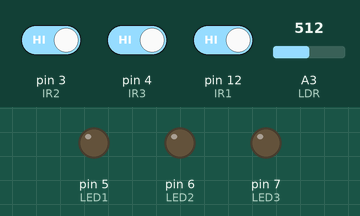
This sketch was run on a simulated Arduino Uno, built with avr-gcc and run on an emulated ATmega328P. Parts: output pins drawn as LEDs (lit = HIGH). Inputs (shaded band) come from the test bench; at power-on: pin 3 (IR2) HIGH, pin 4 (IR3) HIGH, pin 12 (IR1) HIGH, A3 (LDR) = 512. What the sketch prints to the serial monitor is not drawn.

Above: at 1.3 s.
1.4 s: pin 3 (IR2) driven LOW
At 2.4 s:
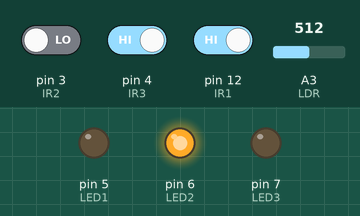
3.0 s: pin 4 (IR3) driven LOW
At 3.7 s:
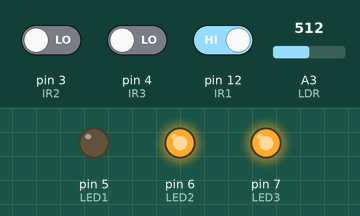
4.6 s: pin 12 (IR1) driven LOW
At 5.1 s:
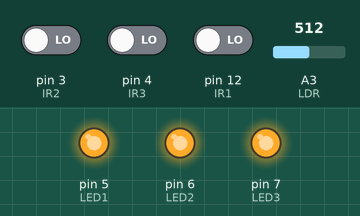
6.2 s: pin 3 (IR2) driven HIGH
At 7.5 s:
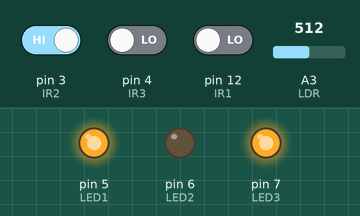
8.6 s: pin 4 (IR3) driven HIGH
At 10.7 s:
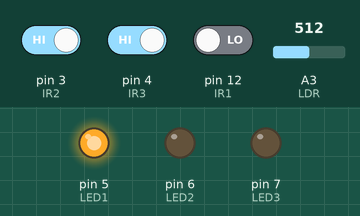
11.0 s: pin 3 (IR2) driven LOW
At 12.5 s:
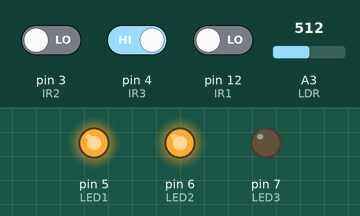
Timing chart, 0 to 14.0 s (numbered marks = the images above; inputs shaded):
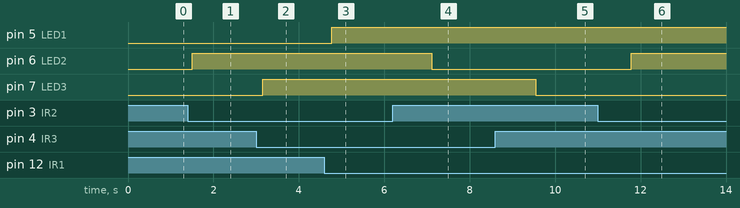

The sketch:

Automatic_Light_Intensity_Control_using_Arduino_CODE.ino
```cpp
int IR1 = 12;
int IR2 = 3;
int IR3 = 4;
int LED1 = 5;
int LED2 = 6;
int LED3 = 7;
int LDR = A3;
int LDRValue;

void setup()
{
  Serial.begin(9600);
  pinMode(LED1, OUTPUT);
  pinMode(LED2, OUTPUT);
  pinMode(LED3,OUTPUT);

  pinMode(IR1, INPUT);
  pinMode(IR2, INPUT);
  pinMode(IR3,INPUT);
  pinMode(LDR, INPUT);

  LDRValue = 0;

  digitalWrite(LED1, LOW);
  digitalWrite(LED2, LOW);
  digitalWrite(LED3,LOW);
}

void loop() {

  LDRValue = analogRead(LDR);
  Serial.print("sensor = ");
  Serial.print(LDRValue);
  delay (500);

  if (LDRValue >= 600)
  {
    digitalWrite(LED1, LOW);
    digitalWrite(LED2, LOW);
    digitalWrite(LED3,LOW);
    Serial.println("It's Bright Outside; Lights status: OFF");
  }
  if (LDRValue < 600)
  {
    Serial.println("It's Dark Outside; Lights status: OFF");
  }
  if ((LDRValue < 600) && (digitalRead(IR1) == LOW))
    {
      digitalWrite(LED1, HIGH);
      Serial.println("It's Dark Outside; LED1 Lights status: ON");
      delay(600);
    }

  if ((LDRValue < 600) && (digitalRead(IR2) == LOW))
    {
      digitalWrite(LED2, HIGH);
      Serial.println("It's Dark Outside; LED2 Lights status: ON");
      delay(200);
    }
    if ((LDRValue < 600) && (digitalRead(IR3) == LOW))
    {
      digitalWrite(LED3, HIGH);
      Serial.println("It's Dark Outside; LED3 Lights status: ON");
      delay(200);
    }
    if ((digitalRead(IR1) == HIGH))
    {
      digitalWrite(LED1, LOW);
    }
    if ((digitalRead(IR2) == HIGH))
    {
      digitalWrite(LED2, LOW);
    }
    if ((digitalRead(IR3) == HIGH))
    {
      digitalWrite(LED3, LOW);
    }
}
```

Measured:
- after the input at 1.4 s, pin 6 (LED2): LOW → HIGH after 0.10 s
- after the input at 3.0 s, pin 7 (LED3): LOW → HIGH after 0.16 s
- after the input at 4.6 s, pin 5 (LED1): LOW → HIGH after 0.18 s
- after the input at 6.2 s, pin 6 (LED2): HIGH → LOW after 0.91 s
- after the input at 8.6 s, pin 7 (LED3): HIGH → LOW after 0.95 s
- after the input at 11.0 s, pin 6 (LED2): LOW → HIGH after 0.78 s
